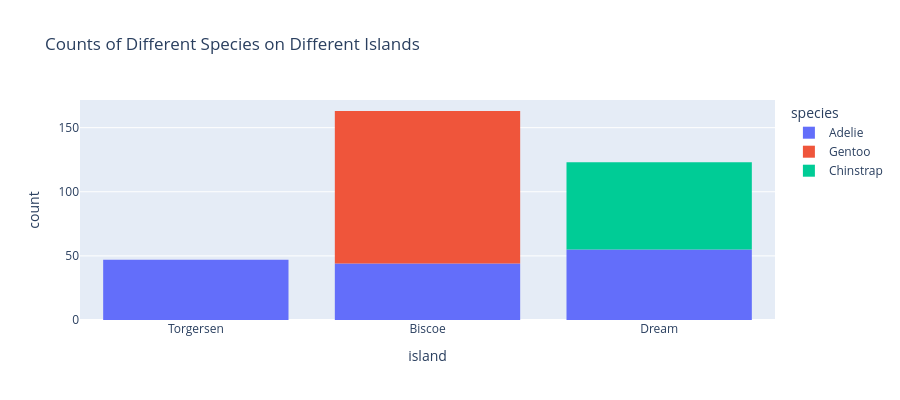

The code cell stored with this chart in its notebook:
### Markdown cell above
Now we have analyzed the different species of the penguins, but as aforementioned, we can analyze the species of these penguins that make up each island using the stacked bar chart as follows:

### Code cell
fig = px.histogram(df, x='island', title = 'Counts of Different Species on Different Islands',
             hover_data=['bill_length_mm', 'bill_depth_mm', 'flipper_length_mm'], color='species', height=400)
fig.show()

### Figure 1 — Plotly figure (JSON) as saved in the notebook; plotly's stock layout.template omitted (floating-point values rounded to 4 significant figures; data arrays with more than 128 entries replaced by an {"elided": "..."} marker saying what was removed)
{"data": [{"bingroup": "x", "hovertemplate": "species=Adelie<br>island=%{x}<br>count=%{y}<extra></extra>", "legendgroup": "Adelie", "marker": {"color": "#636efa", "pattern": {"shape": ""}}, "name": "Adelie", "orientation": "v", "showlegend": true, "type": "histogram", "x": {"elided": "146 str values"}, "xaxis": "x", "yaxis": "y"}, {"bingroup": "x", "hovertemplate": "species=Gentoo<br>island=%{x}<br>count=%{y}<extra></extra>", "legendgroup": "Gentoo", "marker": {"color": "#EF553B", "pattern": {"shape": ""}}, "name": "Gentoo", "orientation": "v", "showlegend": true, "type": "histogram", "x": ["Biscoe", "Biscoe", "Biscoe", "Biscoe", "Biscoe", "Biscoe", "Biscoe", "Biscoe", "Biscoe", "Biscoe", "Biscoe", "Biscoe", "Biscoe", "Biscoe", "Biscoe", "Biscoe", "Biscoe", "Biscoe", "Biscoe", "Biscoe", "Biscoe", "Biscoe", "Biscoe", "Biscoe", "Biscoe", "Biscoe", "Biscoe", "Biscoe", "Biscoe", "Biscoe", "Biscoe", "Biscoe", "Biscoe", "Biscoe", "Biscoe", "Biscoe", "Biscoe", "Biscoe", "Biscoe", "Biscoe", "Biscoe", "Biscoe", "Biscoe", "Biscoe", "Biscoe", "Biscoe", "Biscoe", "Biscoe", "Biscoe", "Biscoe", "Biscoe", "Biscoe", "Biscoe", "Biscoe", "Biscoe", "Biscoe", "Biscoe", "Biscoe", "Biscoe", "Biscoe", "Biscoe", "Biscoe", "Biscoe", "Biscoe", "Biscoe", "Biscoe", "Biscoe", "Biscoe", "Biscoe", "Biscoe", "Biscoe", "Biscoe", "Biscoe", "Biscoe", "Biscoe", "Biscoe", "Biscoe", "Biscoe", "Biscoe", "Biscoe", "Biscoe", "Biscoe", "Biscoe", "Biscoe", "Biscoe", "Biscoe", "Biscoe", "Biscoe", "Biscoe", "Biscoe", "Biscoe", "Biscoe", "Biscoe", "Biscoe", "Biscoe", "Biscoe", "Biscoe", "Biscoe", "Biscoe", "Biscoe", "Biscoe", "Biscoe", "Biscoe", "Biscoe", "Biscoe", "Biscoe", "Biscoe", "Biscoe", "Biscoe", "Biscoe", "Biscoe", "Biscoe", "Biscoe", "Biscoe", "Biscoe", "Biscoe", "Biscoe", "Biscoe", "Biscoe"], "xaxis": "x", "yaxis": "y"}, {"bingroup": "x", "hovertemplate": "species=Chinstrap<br>island=%{x}<br>count=%{y}<extra></extra>", "legendgroup": "Chinstrap", "marker": {"color": "#00cc96", "pattern": {"shape": ""}}, "name": "Chinstrap", "orientation": "v", "showlegend": true, "type": "histogram", "x": ["Dream", "Dream", "Dream", "Dream", "Dream", "Dream", "Dream", "Dream", "Dream", "Dream", "Dream", "Dream", "Dream", "Dream", "Dream", "Dream", "Dream", "Dream", "Dream", "Dream", "Dream", "Dream", "Dream", "Dream", "Dream", "Dream", "Dream", "Dream", "Dream", "Dream", "Dream", "Dream", "Dream", "Dream", "Dream", "Dream", "Dream", "Dream", "Dream", "Dream", "Dream", "Dream", "Dream", "Dream", "Dream", "Dream", "Dream", "Dream", "Dream", "Dream", "Dream", "Dream", "Dream", "Dream", "Dream", "Dream", "Dream", "Dream", "Dream", "Dream", "Dream", "Dream", "Dream", "Dream", "Dream", "Dream", "Dream", "Dream"], "xaxis": "x", "yaxis": "y"}], "layout": {"barmode": "relative", "height": 400, "legend": {"title": {"text": "species"}, "tracegroupgap": 0}, "title": {"text": "Counts of Different Species on Different Islands"}, "xaxis": {"anchor": "y", "domain": [0, 1], "title": {"text": "island"}}, "yaxis": {"anchor": "x", "domain": [0, 1], "title": {"text": "count"}}}}
